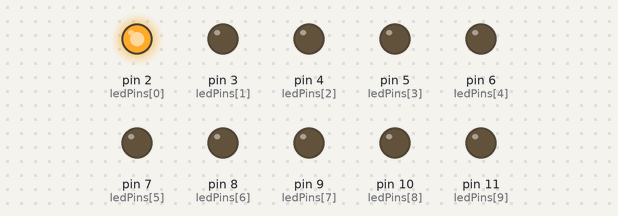
Bench run of a sketch on a simulated Arduino Uno, built with avr-gcc and run on an emulated ATmega328P. On the bench: output pins drawn as LEDs (lit = HIGH). Random numbers use the default seed unless the sketch sets one.

Above: at 0.1 s.
At 8.0 s:
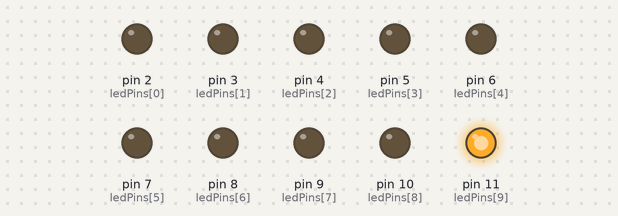
At 19.0 s:
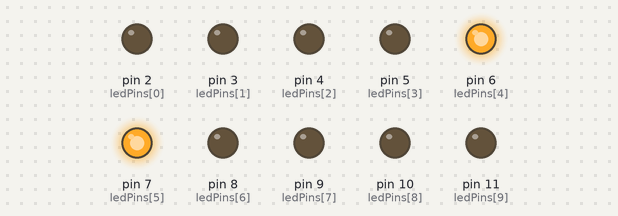
At 22.0 s:
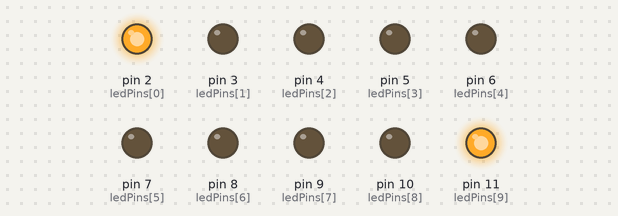
At 26.6 s:
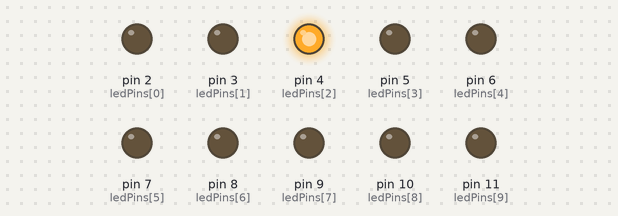
At 30.5 s:
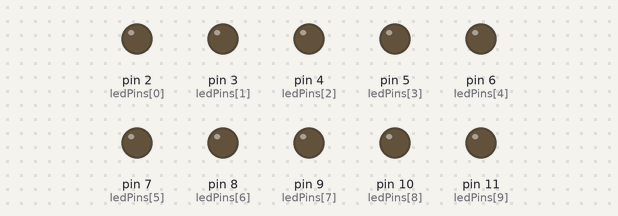
Timing chart, 0 to 40.0 s (numbered marks = the images above):
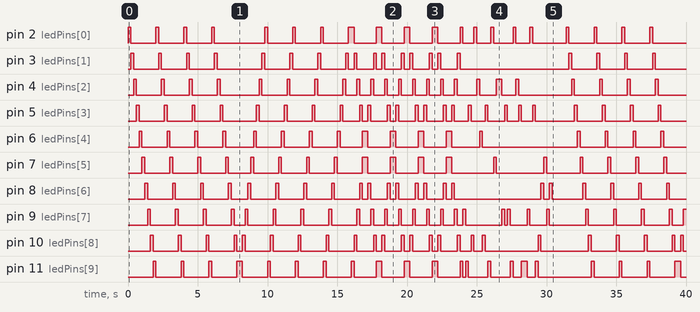

Measured:
- by itself, pin 2 (ledPins[0]): LOW → HIGH at 0.00 s, → LOW 0.20 s later, → HIGH 1.8 s later, → LOW 0.20 s later, … (40 changes in this stretch)
- by itself, pin 3 (ledPins[1]): LOW → HIGH at 0.20 s, → LOW 0.20 s later, → HIGH 1.8 s later, → LOW 0.20 s later, … (40 changes in this stretch)
- by itself, pin 4 (ledPins[2]): LOW → HIGH at 0.40 s, → LOW 0.20 s later, → HIGH 1.8 s later, → LOW 0.20 s later, … (46 changes in this stretch)
- by itself, pin 5 (ledPins[3]): LOW → HIGH at 0.60 s, → LOW 0.20 s later, → HIGH 1.8 s later, → LOW 0.20 s later, … (50 changes in this stretch)
- by itself, pin 6 (ledPins[4]): LOW → HIGH at 0.80 s, → LOW 0.20 s later, → HIGH 1.8 s later, → LOW 0.20 s later, … (34 changes in this stretch)
- by itself, pin 7 (ledPins[5]): LOW → HIGH at 1.0 s, → LOW 0.20 s later, → HIGH 1.8 s later, → LOW 0.20 s later, … (36 changes in this stretch)
- by itself, pin 8 (ledPins[6]): LOW → HIGH at 1.2 s, → LOW 0.20 s later, → HIGH 1.8 s later, → LOW 0.20 s later, … (44 changes in this stretch)
- by itself, pin 9 (ledPins[7]): LOW → HIGH at 1.4 s, → LOW 0.20 s later, → HIGH 1.8 s later, → LOW 0.20 s later, … (51 changes in this stretch)

The sketch:

LED_Lauflicht_deu_Kurs4.ino
```cpp
/*
  LED Lauflicht
  Schaltet eine Reihe von LEDs nach einem bestimmten Muster ein und aus

  Im Schaltkreis sind 10 LEDs mit einem Widerstand gegen Masse geschaltet
 */

// diese Constante ändert sich nicht:
const int ledAnzahl = 10;      // Anzahl der LEDs im bar graph
const int demoDauer = 4;      // Anzahl der Demos, bevor gewechselt wird

int ledPins[] = {2, 3, 4, 5, 6, 7, 8, 9, 10, 11};     // ein array mit Pin-Nummmern für LED Anschluss
int wartezeit = 200;                              // Pause zwischen den Wechseln in ms

void setup()
{
  // mit dieser for Schleife werden alle LED pins aus dem Array als Ausgang gesetzt
  for (int i = 0; i < ledAnzahl; i++)
  {
    pinMode(ledPins[i], OUTPUT);                  // alle Pins des Arrays als Ausgang
  }
}

void loop()
{
  for (int i = 0; i < demoDauer; i++)             // Jede Programmvariante mehrfach durchlaufen
  {
    // Schleife, die das LED array durchläuft:
    for (int i = 0; i < ledAnzahl; i++)           // Lauflicht vorwärts
    {
      digitalWrite(ledPins[i], HIGH);             // Array Element "i" auf HIGH Pegel
      delay(wartezeit);                           // kurz leuchten lassen, sonst sieht man nichts
      digitalWrite(ledPins[i], LOW);              // Array Element "i" auf LOW Pegel
    }   // for
  }     // for

  for (int i = 0; i < demoDauer; i++)             // Jede Programmvariante mehrfach durchlaufen
  {
    for (int i = ledAnzahl-1; i > -1; i--)        // Lauflicht rückwärts
    {
      digitalWrite(ledPins[i], HIGH);             // Array Element "i" auf HIGH Pegel
      delay(wartezeit);
      digitalWrite(ledPins[i], LOW);              // Array Element "i" auf LOW Pegel
    }  // for
  }    // for

  for (int i = 0; i < demoDauer; i++)              // Jede Programmvariante mehrfach durchlaufen
  {
    for (int i = 0; i < ledAnzahl; i++)            // Lauflicht vorwärts und rückwärts
    {
      digitalWrite(ledPins[i], HIGH);              // Array Elemente von vorne auf HIGH Pegel
      digitalWrite(ledPins[(ledAnzahl-1)-i], HIGH); // Array Element von hinten auf HIGH Pegel
      delay(wartezeit);
      digitalWrite(ledPins[i], LOW);               // Array Element von vorne auf LOW Pegel
      digitalWrite(ledPins[(ledAnzahl-1)-i], LOW); // Array Element von hinten auf LOW Pegel
    }  // for
  }    // for

  for (int i = 0; i < (8*demoDauer); i++)
  {                                                // Lauflicht mit Zufallszahl
    int zufall;
    zufall = random(ledAnzahl);                    // liefert Zufallszahl zwischen 0 & < "ledCount"
    digitalWrite(ledPins[zufall], HIGH);           // Array Element "i" auf HIGH Pegel
    delay(wartezeit);
    digitalWrite(ledPins[zufall], LOW);            // Array Element "i" auf LOW Pegel
  }  // for
  delay(1000);          // kurze Pause und von vorne
}    // loop
```
